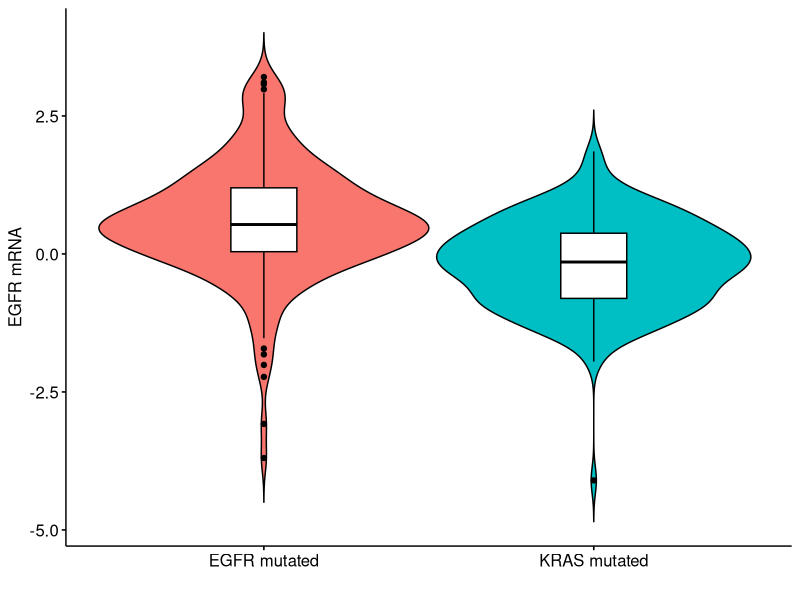
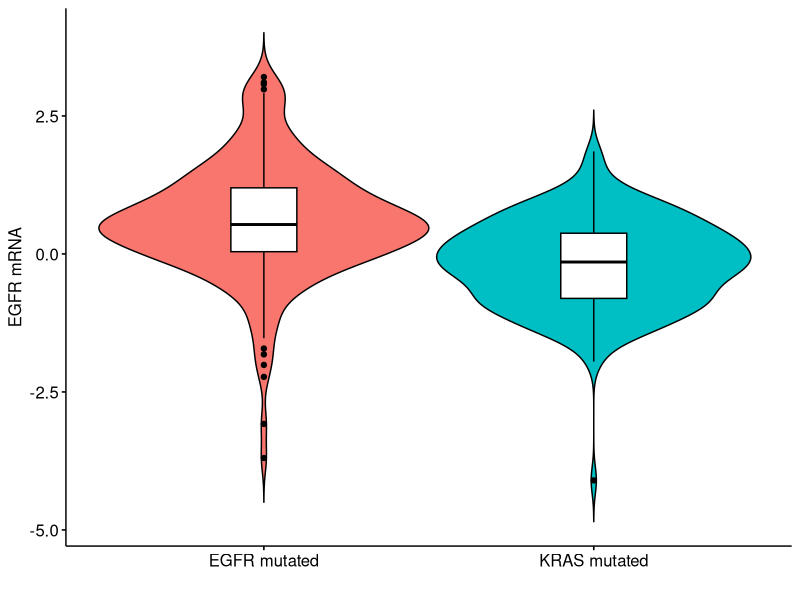

These charts were generated, in order, by the following R code: (Note: this script raises an error after producing the figures.)
# Attach requirement packages and setting WD -----------------------------------
packages_names <-
  c(
    "tidyverse",
    "data.table",
    "readxl",
    "reshape2",
    "rstudioapi",
    "caTools",
    "car",
    "quantmod",
    "MASS",
    "corrplot",
    "janitor",
    "nortest",
    "survminer",
    "survival",
    "broom",
    "forestplot"
  )

lapply(packages_names, require, character.only = TRUE)

setwd(dirname(getActiveDocumentContext()$path))

rename <- dplyr::rename
select <- dplyr::select
filter <- dplyr::filter
group_by <- dplyr::group_by
mutate <- dplyr::mutate


# Reading data
merged_data <-
  fread("Merged annotated data AURKA, KRAS, TP53, EGFR.csv") %>%
  as_tibble()

# Figure A -------------------------------------------------------
processed_rna_data <- merged_data %>%
  filter(EGFR != KRAS) %>%
  select(EGFR_rna_exp, EGFR, KRAS) %>%
  pivot_longer(
    cols = c("EGFR", "KRAS"),
    names_to = "gene",
    values_to = "impact"
  ) %>%
  filter(impact != "WT") %>%
  select(-impact) %>%
  mutate(gene = as.factor(gene))

processed_rna_data %>%
  ggviolin(
    y = "EGFR_rna_exp",
    x = "gene",
    fill = "gene",
    add = "boxplot",
    add.params = list(fill = "white")
  ) +
  theme(legend.position = "none") +
  ylab("EGFR mRNA") +
  xlab("") +
  scale_x_discrete(labels = c("EGFR" = "EGFR mutated", "KRAS" = "KRAS mutated"))
# stat_compare_means(method = "wilcox.test",
#                    label.y = 4.5,
#                    label.x = 1.3)

ggsave(
  "Paper Figures/Fig 1A.png",
  dpi = 400,
  height = 5,
  width = 5,
  units = "in"
)

# Statistics
EGFR_only_EGFR_rna_exp <-
  filter(processed_rna_data, gene == "EGFR")$EGFR_rna_exp
KRAS_only_EGFR_rna_exp <-
  filter(processed_rna_data, gene == "KRAS")$EGFR_rna_exp

# Check for normality
ad.test(EGFR_only_EGFR_rna_exp)
ad.test(KRAS_only_EGFR_rna_exp)

# Compute variance for t.test
var(EGFR_only_EGFR_rna_exp)
# 0.9
var(KRAS_only_EGFR_rna_exp)
# 1

ks.test(EGFR_only_EGFR_rna_exp, KRAS_only_EGFR_rna_exp)
t.test(EGFR_only_EGFR_rna_exp, KRAS_only_EGFR_rna_exp)


# Figure B -------------------------------------------------
processed_protein_data <- merged_data %>%
  filter(EGFR != KRAS) %>%
  select(EGFR_protein_exp, EGFR, KRAS) %>%
  pivot_longer(
    cols = c("EGFR", "KRAS"),
    names_to = "gene",
    values_to = "impact"
  ) %>%
  filter(impact != "WT") %>%
  select(-impact) %>%
  mutate(gene = as.factor(gene))

processed_protein_data %>%
  ggviolin(
    y = "EGFR_protein_exp",
    x = "gene",
    fill = "gene",
    add = "boxplot",
    add.params = list(fill = "white")
  ) +
  theme(legend.position = "none") +
  ylab("EGFR protein") +
  xlab("") +
  scale_x_discrete(labels = c("EGFR" = "EGFR mutated", "KRAS" = "KRAS mutated"))
# stat_compare_means(method = "wilcox.test",
#                    label.y = 4.5,
#                    label.x = 1.3)

ggsave(
  "Paper Figures/Fig XA EGFR protein level.png",
  dpi = 400,
  height = 5,
  width = 5,
  units = "in"
)

# Statistics
EGFR_only_EGFR_protein_exp <-
  filter(processed_protein_data, gene == "EGFR")$EGFR_protein_exp
KRAS_only_EGFR_protein_exp <-
  filter(processed_protein_data, gene == "KRAS")$EGFR_protein_exp

# Check for normality
ad.test(EGFR_only_EGFR_protein_exp)
ad.test(KRAS_only_EGFR_protein_exp)

# Compute variance for t.test
var(EGFR_only_EGFR_protein_exp, na.rm = T)
# 0.9
var(KRAS_only_EGFR_protein_exp, na.rm = T)
# 1

ks.test(EGFR_only_EGFR_protein_exp, KRAS_only_EGFR_protein_exp)
t.test(EGFR_only_EGFR_protein_exp, KRAS_only_EGFR_protein_exp)

processed_cna_data <- merged_data %>%
  filter(EGFR != KRAS, !is.na(AURKA_CNA_log2)) %>%
  select(AURKA_CNA_log2, EGFR, KRAS) %>%
  pivot_longer(
    cols = c("EGFR", "KRAS"),
    names_to = "gene",
    values_to = "impact"
  ) %>%
  filter(impact != "WT") %>%
  select(-impact) %>%
  mutate(gene = as.factor(gene))

processed_cna_data %>%
  ggviolin(
    y = "AURKA_CNA_log2",
    x = "gene",
    fill = "gene",
    add = "boxplot",
    add.params = list(fill = "white")
  ) +
  theme(legend.position = "none") +
  stat_compare_means(method = "wilcox.test",
                     label.y = 4.5,
                     label.x = 1.3)

ggsave(
  "Paper Figures/Fig 1B.png",
  dpi = 400,
  height = 5,
  width = 5,
  units = "in"
)

# Statistics
EGFR_only_AURKA_CNA_log2 <-
  filter(processed_cna_data, gene == "EGFR")$AURKA_CNA_log2
KRAS_only_AURKA_CNA_log2 <-
  filter(processed_cna_data, gene == "KRAS")$AURKA_CNA_log2

# Check for normality
ad.test(EGFR_only_AURKA_CNA_log2)
ad.test(KRAS_only_AURKA_CNA_log2)

# Compute variance for t.test
var(EGFR_only_AURKA_CNA_log2)
# 0.276
var(KRAS_only_AURKA_CNA_log2)
# 0.164

ks.test(EGFR_only_AURKA_CNA_log2, KRAS_only_AURKA_CNA_log2)
t.test(EGFR_only_AURKA_CNA_log2, KRAS_only_AURKA_CNA_log2)

# Figure C --------------------------------------------------------------------
processed_rna_data <- merged_data %>%
  filter(EGFR != KRAS) %>%
  select(AURKA_rna_exp, EGFR, KRAS) %>%
  pivot_longer(
    cols = c("EGFR", "KRAS"),
    names_to = "gene",
    values_to = "impact"
  ) %>%
  filter(impact != "WT") %>%
  select(-impact) %>%
  mutate(gene = as.factor(gene))

processed_rna_data %>%
  ggviolin(
    y = "AURKA_rna_exp",
    x = "gene",
    fill = "gene",
    add = "boxplot",
    add.params = list(fill = "white")
  ) +
  theme(legend.position = "none") +
  ylab("AURKA mRNA") +
  xlab("") +
  scale_x_discrete(labels = c("EGFR" = "EGFR mutated", "KRAS" = "KRAS mutated"))
# stat_compare_means(method = "wilcox.test",
#                    label.y = 4.5,
#                    label.x = 1.3)

ggsave(
  "Paper Figures/Fig 1C.png",
  dpi = 400,
  height = 5,
  width = 5,
  units = "in"
)

# Statistics
EGFR_only_AURKA_rna_exp <-
  filter(processed_rna_data, gene == "EGFR")$AURKA_rna_exp
KRAS_only_AURKA_rna_exp <-
  filter(processed_rna_data, gene == "KRAS")$AURKA_rna_exp

# Check for normality
ad.test(EGFR_only_AURKA_rna_exp)
ad.test(KRAS_only_AURKA_rna_exp)

# Compute variance for t.test
var(EGFR_only_AURKA_rna_exp)
# 0.9
var(KRAS_only_AURKA_rna_exp)
# 1

ks.test(EGFR_only_AURKA_rna_exp, KRAS_only_AURKA_rna_exp)
t.test(EGFR_only_AURKA_rna_exp, KRAS_only_AURKA_rna_exp)


# Figure D ---------------------------------------------------
processed_cna_data_discrete_tp53 <- merged_data %>%
  filter(EGFR != KRAS, !is.na(AURKA_cna)) %>%
  select(AURKA_cna, EGFR, KRAS, TP53) %>%
  pivot_longer(
    cols = c("EGFR", "KRAS"),
    names_to = "gene",
    values_to = "impact"
  ) %>%
  filter(impact != "WT") %>%
  select(-impact) %>%
  mutate(
    gene = paste("TP53", TP53, gene, "MUT", sep = "_"),
    gene = as.factor(gene),
    AURKA_cna = as.factor(AURKA_cna)
  ) %>%
  select(-TP53) %>%
  group_by(AURKA_cna, gene) %>%
  summarise(count = n()) %>%
  mutate(
    AURKA = fct_recode(
      AURKA_cna,
      "Shallow Deletion" = "-1",
      "Diploid" = "0",
      "Gain" = "1",
      "Amplification" = "2"
    )
  ) %>%
  ungroup() %>%
  group_by(gene) %>%
  reframe(proportion = count / sum(count),
          AURKA = AURKA,
          count = count)

processed_cna_data_discrete_tp53 %>%
  mutate(AURKA = fct_relevel(AURKA, "Amplification", "Gain", "Diploid", "Shallow Deletion")) %>%
  ggplot(aes(
    x = gene,
    y = proportion,
    fill = AURKA,
    label = count
  )) +
  geom_col(position = "fill",
           width = .5,
           colour = "black") +
  theme_minimal() +
  xlab("Genomic Variation") +
  ylab("Relative Frequency") +
  geom_text(position = position_stack(vjust = 0.5), size = 4) +
  coord_flip() +
  scale_fill_brewer(palette = "Pastel1") +
  theme(
    legend.position = "top",
    legend.title = element_blank(),
    axis.text = element_text(size = 15, colour = "black"),
    axis.title = element_text(size = 15, colour = "black"),
    legend.text = element_text(size = 15, colour = "black")
  ) +
  guides(fill = guide_legend(reverse = TRUE))

ggsave(
  "Paper Figures/Fig 1D.png",
  dpi = 400,
  height = 5,
  width = 13,
  units = "in"
)

# Statistics
EGFR_only_AURKA_CNA <-
  filter(processed_cna_data_discrete_tp53, gene == "EGFR")$count
KRAS_only_AURKA_CNA <-
  filter(processed_cna_data_discrete_tp53, gene == "KRAS")$count

fisher.test(matrix(
  c(EGFR_only_AURKA_CNA, KRAS_only_AURKA_CNA),
  byrow = T,
  nrow = 2
))

# Run a proportions test for each pair of proportions
# test_df <- processed_cna_data_discrete_tp53 %>%
#   select(-proportion) %>%
#   pivot_wider(names_from = gene, values_from = count)
#
# for (i in 1:4) {
#   for (j in 1:3) {
#     test_result <- prop.test(c(as.numeric(test_df[i, j + 1]), as.numeric(test_df[i, j + 2])),
#                              c(sum(test_df[, j + 1]), sum(test_df[, j + 2])))
#     if (test_result$p.value < 0.05) {
#       print(test_df[i, j])
#       print(test_df[i, j + 1])
#       print(test_result)
#     }
#   }
# }



# NEW way
statistics <- processed_cna_data_discrete_tp53 %>%
  mutate(AURKA = str_replace(AURKA, "Amplification", "Gain")) %>%
  mutate(AURKA = as.factor(AURKA)) %>%
  group_by(gene, AURKA) %>%
  reframe(gene = gene, count = sum(count)) %>%
  distinct() %>%
  group_by(gene) %>%
  reframe(sum = sum(count),
          count = count,
          AURKA = AURKA) %>%
  group_by(AURKA) %>%
  filter(AURKA == "Gain")

i_ext <- c()
for (i in 1:3) {
  i_ext <- c(1:4)[which(c(1:4) > i)]
  for (k in i_ext) {
    print(c(i, k))
    print(prop.test(
      c(statistics$count[i], statistics$count[k]),
      c(statistics$sum[i], statistics$sum[k])
    )$p.value)
  }
}


# Figure E --------------------------------------------------------------------
processed_rna_data_tp53 <- merged_data %>%
  filter(EGFR != KRAS) %>%
  select(EGFR, TP53, KRAS, AURKA_rna_exp) %>%
  mutate(
    EGFR_only = ifelse(EGFR == "ALT" & KRAS == "WT", "ALT", "WT"),
    KRAS_only = ifelse(KRAS == "ALT" & EGFR == "WT", "ALT", "WT"),
    across(
      !AURKA_rna_exp,
      .fns = function(x) {
        as.factor(x)
      }
    )
  ) %>%
  pivot_longer(cols = contains("only"),
               names_to = "subgroup",
               values_to = "alteration") %>%
  filter(!alteration == "WT")

# processed_rna_data_tp53 %>%
#   ggplot(aes(
#     y = AURKA_rna_exp,
#     fill = subgroup,
#     x = subgroup,
#     col = TP53
#   )) +
#   geom_violin(show.legend = F) +
#   geom_boxplot(width = .2, position = position_dodge(.9)) +
#   scale_color_manual(values = c("ALT" = "gray80", "WT" = "black")) +
#   theme_classic()

my_comparisons <- list(c("EGFR_only", "KRAS_only"))

processed_rna_data_tp53 %>%
  ggviolin(
    y = "AURKA_rna_exp",
    x = "subgroup",
    col = "TP53",
    fill = "subgroup",
    add = "boxplot",
    add.params = list(fill = "white")
  ) +
  theme(legend.position = "top") +
  # stat_compare_means(
  #   method = "wilcox.test",
  #   label.y = 4.5,
  #   label.x = 1.3,
  #   paired = T
  # ) +
  scale_color_manual(values = c("ALT" = "gray80", "WT" = "black")) +
  ylab("AURKA mRNA") +
  xlab("") +
  scale_x_discrete(labels = c("EGFR_only" = "EGFR mutated", "KRAS_only" = "KRAS mutated"))

ggsave(
  "Paper Figures/Fig 1E.png",
  dpi = 400,
  height = 5,
  width = 5,
  units = "in"
)

# Statistics
EGFR_only_TP53_mut_AURKA_rna_exp <-
  filter(processed_rna_data_tp53, EGFR == "ALT", TP53 == "ALT")$AURKA_rna_exp
EGFR_only_TP53_wt_AURKA_rna_exp <-
  filter(processed_rna_data_tp53, EGFR == "ALT", TP53 == "WT")$AURKA_rna_exp

KRAS_only_TP53_mut_AURKA_rna_exp <-
  filter(processed_rna_data_tp53, KRAS == "ALT", TP53 == "ALT")$AURKA_rna_exp
KRAS_only_TP53_wt_AURKA_rna_exp <-
  filter(processed_rna_data_tp53, KRAS == "ALT", TP53 == "WT")$AURKA_rna_exp


# Check for normality
ad.test(EGFR_only_TP53_mut_AURKA_rna_exp)
ad.test(EGFR_only_TP53_wt_AURKA_rna_exp)
ad.test(KRAS_only_TP53_mut_AURKA_rna_exp)
ad.test(KRAS_only_TP53_wt_AURKA_rna_exp)

# Compute variance for t.test
var(EGFR_only_TP53_mut_AURKA_rna_exp)
# 0.88
var(EGFR_only_TP53_wt_AURKA_rna_exp)
# 0.71
var(KRAS_only_TP53_mut_AURKA_rna_exp)
# 0.73
var(KRAS_only_TP53_wt_AURKA_rna_exp)
# 1.03

ks.test(EGFR_only_TP53_mut_AURKA_rna_exp,
        EGFR_only_TP53_wt_AURKA_rna_exp)
ks.test(EGFR_only_TP53_wt_AURKA_rna_exp,
        KRAS_only_TP53_wt_AURKA_rna_exp)
ks.test(KRAS_only_TP53_mut_AURKA_rna_exp,
        KRAS_only_TP53_wt_AURKA_rna_exp)
ks.test(EGFR_only_TP53_mut_AURKA_rna_exp,
        KRAS_only_TP53_mut_AURKA_rna_exp)

t.test(EGFR_only_TP53_mut_AURKA_rna_exp,
       EGFR_only_TP53_wt_AURKA_rna_exp)
t.test(EGFR_only_TP53_wt_AURKA_rna_exp,
       KRAS_only_TP53_wt_AURKA_rna_exp)
t.test(KRAS_only_TP53_mut_AURKA_rna_exp,
       KRAS_only_TP53_wt_AURKA_rna_exp)
t.test(EGFR_only_TP53_mut_AURKA_rna_exp,
       KRAS_only_TP53_mut_AURKA_rna_exp)


# Figure F --------------------------------------------------------------------
processed_rna_data_tp53 <- merged_data %>%
  filter(EGFR != KRAS) %>%
  select(EGFR, TP53, KRAS, EGFR_rna_exp) %>%
  mutate(
    EGFR_only = ifelse(EGFR == "ALT" & KRAS == "WT", "ALT", "WT"),
    KRAS_only = ifelse(KRAS == "ALT" & EGFR == "WT", "ALT", "WT"),
    across(
      !EGFR_rna_exp,
      .fns = function(x) {
        as.factor(x)
      }
    )
  ) %>%
  pivot_longer(cols = contains("only"),
               names_to = "subgroup",
               values_to = "alteration") %>%
  filter(!alteration == "WT")

# processed_rna_data_tp53 %>%
#   ggplot(aes(
#     y = EGFR_rna_exp,
#     fill = subgroup,
#     x = subgroup,
#     col = TP53
#   )) +
#   geom_violin(show.legend = F) +
#   geom_boxplot(width = .2, position = position_dodge(.9)) +
#   scale_color_manual(values = c("ALT" = "gray80", "WT" = "black")) +
#   theme_classic()

# my_comparisons <- list(c("EGFR_only", "KRAS_only"))

processed_rna_data_tp53 %>%
  ggviolin(
    y = "EGFR_rna_exp",
    fill = "subgroup",
    x = "subgroup",
    col = "TP53",
    add = "boxplot",
    add.params = list(fill = "white")
  ) +
  theme(legend.position = "top") +
  # stat_compare_means(method = "wilcox.test",
  #                    label.y = 4.5,
  #                    label.x = 1.3) +
  scale_color_manual(values = c("ALT" = "gray80", "WT" = "black")) +
  ylab("EGFR mRNA") +
  xlab("") +
  scale_x_discrete(labels = c("EGFR_only" = "EGFR mutated", "KRAS_only" = "KRAS mutated"))


ggsave(
  "Paper Figures/Fig 1F.png",
  dpi = 400,
  height = 5,
  width = 5,
  units = "in"
)


# Statistics
EGFR_only_TP53_mut_EGFR_rna_exp <-
  filter(processed_rna_data_tp53, EGFR == "ALT", TP53 == "ALT")$EGFR_rna_exp
EGFR_only_TP53_wt_EGFR_rna_exp <-
  filter(processed_rna_data_tp53, EGFR == "ALT", TP53 == "WT")$EGFR_rna_exp

KRAS_only_TP53_mut_EGFR_rna_exp <-
  filter(processed_rna_data_tp53, KRAS == "ALT", TP53 == "ALT")$EGFR_rna_exp
KRAS_only_TP53_wt_EGFR_rna_exp <-
  filter(processed_rna_data_tp53, KRAS == "ALT", TP53 == "WT")$EGFR_rna_exp


# Check for normality
ad.test(EGFR_only_TP53_mut_EGFR_rna_exp)
ad.test(EGFR_only_TP53_wt_EGFR_rna_exp)
ad.test(KRAS_only_TP53_mut_EGFR_rna_exp)
ad.test(KRAS_only_TP53_wt_EGFR_rna_exp)

# Compute variance for t.test
var(EGFR_only_TP53_mut_EGFR_rna_exp)
# 0.88
var(EGFR_only_TP53_wt_EGFR_rna_exp)
# 0.71
var(KRAS_only_TP53_mut_EGFR_rna_exp)
# 0.73
var(KRAS_only_TP53_wt_EGFR_rna_exp)
# 1.03

ks.test(EGFR_only_TP53_mut_EGFR_rna_exp,
        EGFR_only_TP53_wt_EGFR_rna_exp)
ks.test(EGFR_only_TP53_wt_EGFR_rna_exp,
        KRAS_only_TP53_wt_EGFR_rna_exp)
ks.test(KRAS_only_TP53_mut_EGFR_rna_exp,
        KRAS_only_TP53_wt_EGFR_rna_exp)
ks.test(EGFR_only_TP53_mut_EGFR_rna_exp,
        KRAS_only_TP53_mut_EGFR_rna_exp)

t.test(EGFR_only_TP53_mut_EGFR_rna_exp,
       EGFR_only_TP53_wt_EGFR_rna_exp)
t.test(EGFR_only_TP53_wt_EGFR_rna_exp,
       KRAS_only_TP53_wt_EGFR_rna_exp)
t.test(KRAS_only_TP53_mut_EGFR_rna_exp,
       KRAS_only_TP53_wt_EGFR_rna_exp)
t.test(EGFR_only_TP53_mut_EGFR_rna_exp,
       KRAS_only_TP53_mut_EGFR_rna_exp)
